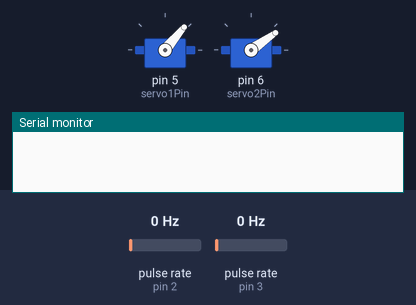
A sketch run on a simulated Arduino Uno, built with avr-gcc and run on an emulated ATmega328P. Shown: 2 × servo, the last lines printed to the serial monitor. Wiring (inferred from the names in the program): 2 × pulse sensor: data pin 2 / data pin 3. Inputs (shaded band) come from the test bench; at power-on: pulse rate (sensors on pin 2, pin 3) 0 Hz. Random numbers use the default seed unless the sketch sets one.

Above: at 0.1 s.
At 5.16 s:
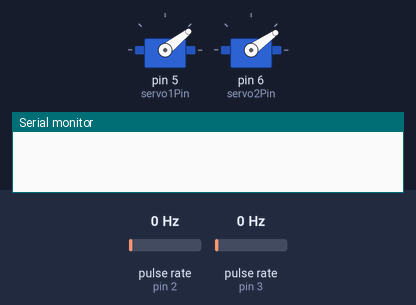
At 21.03 s:
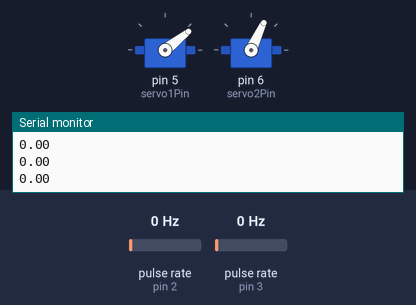
At 37.58 s:
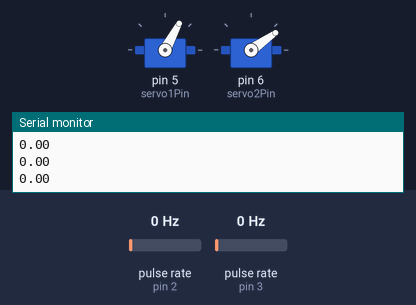
Timing chart, 0 to 40.0 s (numbered marks = the images above):
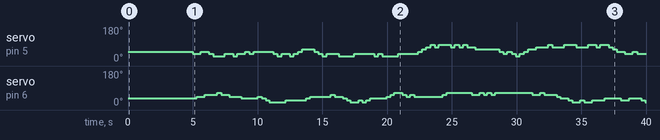

Measured:
- by itself, servo on pin 5 (servo1Pin): 50° → 38° at 5.0 s, → 50° 0.62 s later, → 38° 0.62 s later, → 26° 0.32 s later, … (61 changes in this stretch)
- by itself, servo on pin 6 (servo2Pin): 35° → 45° at 5.3 s, → 55° 0.62 s later, → 65° 0.94 s later, → 55° 0.30 s later, … (52 changes in this stretch)

The sketch:

My_code_for_Arduino.ino
```cpp
/*
Author: Andrew August
Date:   10/20/14

This program functions as the "brain" of a reinforcement learning
agent who's goal is to crawl forward using two arms attached to two
servos.  For a more detailed description see video at https://www.youtube.com/watch?v=f2nIKFMyfSg

Intended for use in Arduino UNO
*/


#include <Servo.h>
////////////////#include <NewPing.h>

////////////////#define trigPin 10
////////////////#define echoPin 6
//#define maxDistance 300
#define servo1Pin 5
#define servo2Pin 6
////////////////#define trigPin 10

//Encoder variables
int encoderPin1 = 3;
int encoderPin2 = 2;
long int count     = 0;
volatile int lastEncoded = 0;
volatile long encoderValue = 0;
//long lastencoderValue = 0;
int lastMSB = 0;
int lastLSB = 0;

////////////////NewPing ultrasonic(trigPin, echoPin, maxDistance);
Servo servo1;        //lower joint
Servo servo2;        //upper joint

/////////////////////////////////////////////////////////////////////////////////

//Computational parameters
float gamma = 0.75;      //look-ahead weight
float alpha = 0.1;       //"Forgetfulness" weight.  The closer this is to 1 the more weight is given to recent samples.

//Parameters for getAction()
float epsilon;           //epsilon is the probability of choosing an action randomly.  1-epsilon is the probability of choosing the optimal action

//Servo1 parameters
//This servo moves up with increased angle
const int numTheta1States = 6;
float theta1InitialAngle = 50.0; //88?
float theta1Max =  80.0;                          //Can't exceed 110 or else arm will hit bar   //Need theta1Max and theta1Min between 0 and 180
float theta1Min = 20.0;
float deltaTheta1 = (theta1Max - theta1Min)/(float(numTheta1States)-1.0);    //The change in servo1's angle when an action is performed on it
int s1 = int((theta1InitialAngle - theta1Min)/deltaTheta1);                  //This is an integer between zero and numTheta1States-1 used to index the state number of servo1
//float delayTime1 = 4.5*deltaTheta1;                                 //The time in ms for the servo to move deltaTheta1
float delayTime1 = 10.0*deltaTheta1;                                 //The time in ms for the servo to move deltaTheta1

//Servo2 parameters
//This servo moves down with increased angle
const int numTheta2States = 6;
float theta2InitialAngle = 35.0;
float theta2Max = 60.0;                        //Need theta2Max and theta2Min between 0 and 180
float theta2Min = 10.0;
float deltaTheta2 = (theta2Max - theta2Min)/(float(numTheta2States)-1.0);    //The change in servo2's angle when an action is performed on it
int s2 = int((theta2InitialAngle - theta2Min)/deltaTheta2);                  //This is an integer between zero and numTheta2States-1 used to index the state number of servo2
//float delayTime2 = 4.5*deltaTheta2;
float delayTime2 = 10.0*deltaTheta2;


//Initialize Q to zeros
const int numStates = numTheta1States*numTheta2States; //36
const int numActions = 4;
float Q[numStates][numActions]; //Q[36,4]

//Initialize the state number. The state number is calculated using the theta1 state number and
//the theta2 state number.  This is the row index of the state in the matrix Q. Starts indexing at 0.
int s = int(s1*numTheta2States + s2);
int sPrime = s;

//Initialize vars for getDeltaDistanceRolled()
float distanceNew = 0.0;
float distanceOld = 0.0;
float deltaDistance = 0.0;

//These get used in the main loop
//Variabili di servizio da controllare
float r = 0.0;
float lookAheadValue = 0.0;
float sample = 0.0;
int a = 0;

/////////////////////////////////////////////////////////////////////////////////

void setup(){
  Serial.begin (9600);

  pinMode(encoderPin1, INPUT);
  pinMode(encoderPin2, INPUT);

  digitalWrite(encoderPin1, HIGH); //turn pullup resistor on
  digitalWrite(encoderPin2, HIGH); //turn pullup resistor on


  attachInterrupt(0, updateEncoder, CHANGE);
  attachInterrupt(1, updateEncoder, CHANGE);

  servo1.attach(servo1Pin);
  servo2.attach(servo2Pin);
  servo1.write(theta1InitialAngle);
  servo2.write(theta2InitialAngle);
  delay(5000);

}

/////////////////////////////////////////////////////////////////////////////////

//Returns an action 0, 1, 2, or 3
int getAction(){
  int action;
  float valMax = -10000000.0; //-10M
  float val;
  int aMax;
  float randVal;
  int allowedActions[4] = {-1, -1, -1, -1};  //-1 if action of the index takes you outside the state space.  +1 otherwise
  boolean randomActionFound = false;

  //find the optimal action.  Exclude actions that take you outside the allowed-state space.
  if((s1 + 1) != numTheta1States){  //diverso da 6
    allowedActions[0] = 1;
    val = Q[s][0];
    if(val > valMax){
      valMax = val;
      aMax = 0;
    }
  }
  if(s1 != 0){
    allowedActions[1] = 1;
    val = Q[s][1];
    if(val > valMax){
      valMax = val;
      aMax = 1;
    }
  }
  if((s2 + 1) != numTheta2States){
    allowedActions[2] = 1;
    val = Q[s][2];
    if(val > valMax){
      valMax = val;
      aMax = 2;
    }
  }
  if(s2 != 0){
    allowedActions[3] = 1;
    val = Q[s][3];
    if(val > valMax){
      valMax = val;
      aMax = 3;
    }
  }

  //implement epsilon greedy
  randVal = float(random(0,101));
  if(randVal < (1.0-epsilon)*100.0){    //choose the optimal action with probability 1-epsilon
    action = aMax;
  }else{
    while(!randomActionFound){
      action = int(random(0,4));        //otherwise pick an action between 0 and 3 randomly (inclusive), but don't use actions that take you outside the state-space
      if(allowedActions[action] == 1){
        randomActionFound = true;
      }
    }
  }

  return(action);
}


//Given a and the global(s) find the next state.  Also keep track of the individual joint indexes s1 and s2.
void setSPrime(int action){

  if (action == 0){
    //joint1++
    sPrime = s + numTheta2States;
    s1++;
  }else if (action == 1){
    //joint1--
    sPrime = s - numTheta2States;
    s1--;
  }else if (action == 2){
    //joint2++
    sPrime = s + 1;
    s2++;
  }else{
    //joint2--
    sPrime = s - 1;
    s2--;
  }
}


//Update the position of the servos (this is the physical state transition command)
void setPhysicalState(int action){
  float currentAngle;
  float finalAngle;

  if (action == 0){
    currentAngle = servo1.read();
    finalAngle = currentAngle + deltaTheta1;
    servo1.write(finalAngle);
    delay(delayTime1);
  }else if (action == 1){
    currentAngle = servo1.read();
    finalAngle = currentAngle - deltaTheta1;
    servo1.write(finalAngle);
    delay(delayTime1);
  }else if (action == 2){
    currentAngle = servo2.read();
    finalAngle = currentAngle + deltaTheta2;
    servo2.write(finalAngle);
    delay(delayTime2);
  }else{
    currentAngle = servo2.read();
    finalAngle = currentAngle - deltaTheta2;
    servo2.write(finalAngle);
    delay(delayTime2);
  }
}


//Get the reward using the distance the agent has moved since the last call
float getDeltaDistanceRolled(){
  //get current distance
  //distanceNew = float(ultrasonic.ping());
    distanceNew = encoderValue;

  deltaDistance = distanceNew - distanceOld;
  if (abs(deltaDistance) < 5.0){         //don't count noise
    deltaDistance = 0.0;
  }
  distanceOld = distanceNew;

  return deltaDistance;
}

void updateEncoder(){
  int MSB = digitalRead(encoderPin1); //MSB = most significant bit
  int LSB = digitalRead(encoderPin2); //LSB = least significant bit

  int encoded = (MSB << 1) |LSB; //converting the 2 pin value to single number
  int sum  = (lastEncoded << 2) | encoded; //adding it to the previous encoded value

  if(sum == 0b1101 || sum == 0b0100 || sum == 0b0010 || sum == 0b1011) encoderValue ++;
  if(sum == 0b1110 || sum == 0b0111 || sum == 0b0001 || sum == 0b1000) encoderValue --;

  lastEncoded = encoded; //store this value for next time
  //Serial.println(lastEncoded);
}

//Get max over a' of Q(s',a'), but be careful not to look at actions which take the agent outside of the allowed state space
float getLookAhead(){
  float valMax = -100000.0;
  float val;

  if((s1 + 1) != numTheta1States){
    val = Q[sPrime][0];
    if(val > valMax){
      valMax = val;
    }
  }
  if(s1 != 0){
    val = Q[sPrime][1];
    if(val > valMax){
      valMax = val;
    }
  }
  if((s2 + 1) != numTheta2States){
    val = Q[sPrime][2];
    if(val > valMax){
      valMax = val;
    }
  }
  if(s2 != 0){
    val = Q[sPrime][3];
    if(val > valMax){
      valMax = val;
    }
  }

  return valMax;
}


void printQ(){
  for(int i=0; i<numStates; i++){
    for(int j=0; j<numActions; j++){
      Serial.print(Q[i][j]);
      Serial.print(" ");
    }
    Serial.println(" ");
  }
  Serial.println(" ");
}


void initializeQ(){
  for(int i=0; i<numStates; i++){
    for(int j=0; j<numActions; j++){
      Q[i][j] = 10.0;               //Initialize to a positive number to represent optimism over all state-actions
    }
  }
}

/////////////////////////////////////////////////////////////////////////////////

const int rollDelay = 200;                   //allow time for the agent to roll after it sets its physical state
const float explorationMinutes = 1.0;        //the desired exploration time in minutes
const float explorationConst = (explorationMinutes*60.0)/((float(rollDelay))/1000.0);  //this is the approximate exploration time in units of number of times through the loop

int t = 0;
void loop(){
  t++;
  epsilon = exp(-float(t)/explorationConst);


  a = getAction();           //Seleziono la Action a tra 0 e 3


  setSPrime(a);              //this also updates s1 and s2.


  setPhysicalState(a);    //muovo i servo nella posizione decisa da Action


  delay(rollDelay);                      //put a delay after the physical action occurs so the agent has time to move/roll before measuring the new position (before calling getDeltaDistanceRolled)


  r = getDeltaDistanceRolled();

  Serial.println(r);


  lookAheadValue = getLookAhead();
  sample = r + gamma*lookAheadValue;
  Q[s][a] = Q[s][a] + alpha*(sample - Q[s][a]);
  s = sPrime;

  if(t == 2){                //need to reset Q at the beginning since a spurious value arises at the first initialization (something from the rangefinder..)
    initializeQ();
  }

  //if(t == int(explorationConst)){
  //  printQ();
  //}
}
```
